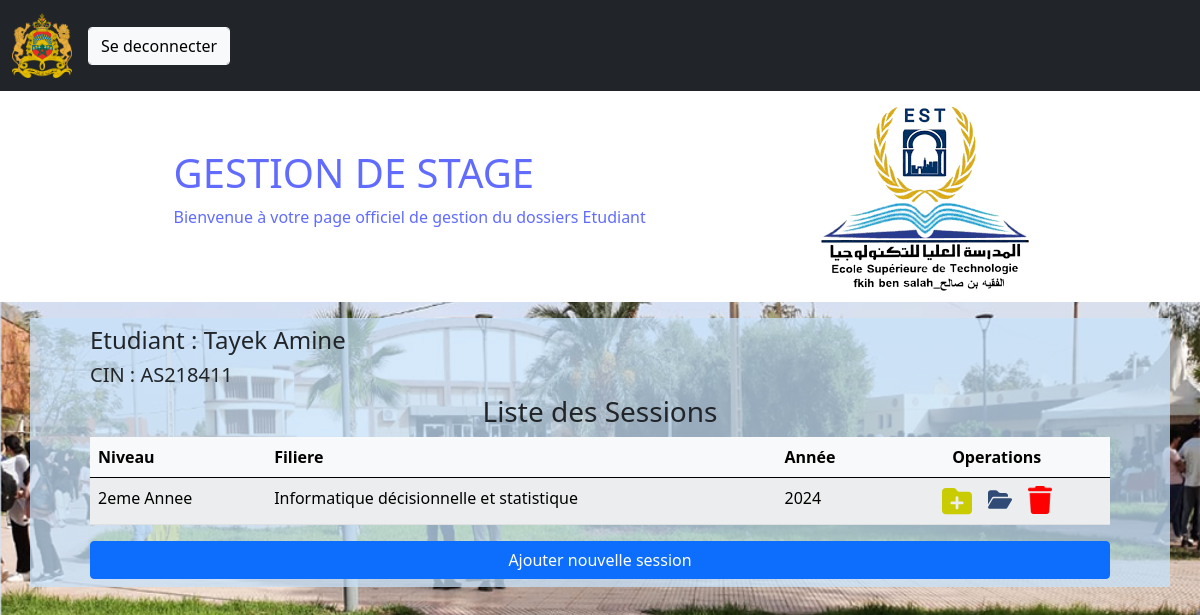
/FiliereEtudiant/ (signed in), run on the app's committed database.
### manager/models.py (models this page shows, shortened)
class User(AbstractUser):
    class Role(models.TextChoices):
        ADMIN="ADMIN", 'ADMIN'
        PROF="PROF", 'PROF'
        ETUDIANT="ETUDIANT", 'ETUDIANT'
    SEX = (
        ("Male", "Male"),
        ('Female', 'Female'),
    )
    base_role=Role.ADMIN
    base_role1=Role.ETUDIANT
    role = models.CharField(max_length = 20, choices= Role)
    Sex =  models.CharField(max_length = 10, choices=SEX)
    adresse=models.TextField(max_length=150,null=True)
    tel=models.CharField(max_length=40,null=True)
    Napog=models.IntegerField(default=0,null=True)
    CNE=models.CharField(max_length=50,null=True)
    dateN= models.DateField(auto_now=False, auto_now_add=False, null=True)
    lieuxN = models.CharField(max_length=50,null=True)
    SPC = models.CharField(max_length = 50,null=True)

class StudenttFiliere(models.Model):
    NIVEAUX = (
        ("1ere Annee", "1ere Annee"),
        ("2eme Annee", "2eme Annee"),
        ('Licence Professionelle', 'Licence Professionelle'),
    )
    Niveau = models.CharField(max_length=50 , choices = NIVEAUX, null=False)
    Year = models.DateField(auto_now=False, auto_now_add=False, null=False)
    Etudiant = models.ForeignKey(Student, on_delete=models.DO_NOTHING, null=False)
    Filiere = models.ForeignKey(Filiere, on_delete=models.DO_NOTHING, null=False)
    class Meta:
        unique_together = ( 'Year', 'Etudiant')
        ordering = ['Year']

class Filiere(models.Model):
    Nom_filiere = models.CharField(max_length=100, unique=True)

### manager/views.py (the view)
# urls.py: path('FiliereEtudiant/', views.filiereEtudiant, name='FiliereEtud'),
def filiereEtudiant(request):
    if request.user.is_authenticated and request.user.role == 'ETUDIANT':
        FiliereEtud = StudenttFiliere.objects.filter(Etudiant=request.user)
        context = {'Filieres':FiliereEtud, 'user_name':request.user.username,  'first_name':request.user.first_name, 'last_name':request.user.last_name}
        return render(request, 'manager/FiliereEtud.html',context = context)
    else:
        return redirect('index')

### templates/manager/filiereEtud.html (shortened to what this page needs)
{% extends 'manager/base.html' %} {% block content %}
{% load static %}
<div class="form container">
  <h4>Etudiant : {{ first_name }} {{ last_name }} </h4>
  <h5>CIN : {{ user_name }}</h5>
  <h3>Liste des Sessions</h3>
{% if Filieres %}
  <table class="table table-light table-striped">
    <thead>
      <tr>
        <th scope="col">Niveau</th>
        <th scope="col">Filiere</th>
        <th scope="col">Année</th>
        <th class="d-flex justify-content-center" scope="col">Operations</th>
      </tr>
    </thead>
    <tbody>
    {% for Filier in Filieres %}
      <tr>
        <td>{{ Filier.Niveau }}</td>
        <td>{{ Filier.Filiere.Nom_filiere }}</td>
        <td>{{ Filier.Year.year }}</td>
        <td class="d-flex justify-content-center">
          <a class="mx-2" href="{% url 'newdossier' Filier.Niveau Filier.Filiere.Nom_filiere Filier.Year.year user_name %}">
            <img src="{% static 'icons/folder-plus-solid.svg' %}" alt="Add folder" width="30">
          </a>
          <a class="mx-2" href="{% url 'home' Filier.Niveau Filier.Filiere.Nom_filiere Filier.Year.year user_name %}">
            <img src="{% static 'icons/folder-open-solid.svg' %}" alt="Show" width="24">
          </a>
          <form
            method="post"
            id="deleteForm"
            action="{% url 'deleteFilier' Filier.Filiere.pk Filier.Niveau Filier.Year.year  %}">
            <a class="mx-2" type="button" onclick="confirmDelete()"
              ><img src="{% static 'icons/trash-solid.png' %}" alt="Show" width="24"></a>
          </form>
        </td>
    </tr>
    {% endfor %}
    </tbody>
  </table>
{% else %}
 <h3 class="my-2">Aucune Filiere</h3>
{% endif %}
  <div class="d-grid gap-2">
    <a class="btn btn-primary" href="{% url 'newFiliere' %}">Ajouter nouvelle session</a>
  </div>
</div>
{% endblock content %}

### data on the page
User: first_name "Tayek", last_name "Amine", username "AS218411"
StudenttFiliere: Niveau "2eme Annee", Filiere.Nom_filiere "Informatique décisionnelle et statistique", Year.year "2024"
